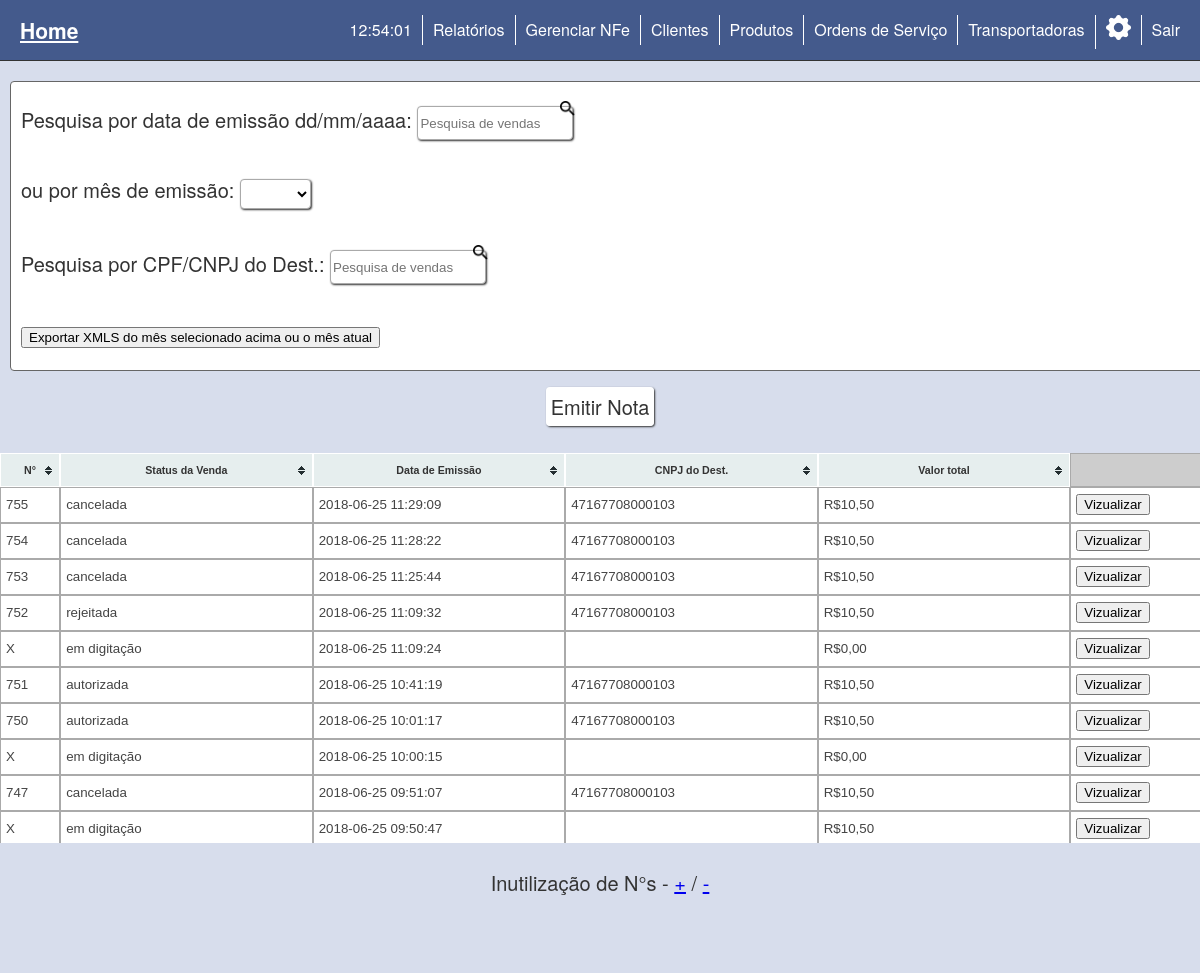
The app's page /old_v/backup/venda_lista_nfe.php (signed in) with its own data.
### tables this page shows
CREATE TABLE `tab_nfe` (
  `id_nfe` int(11) NOT NULL,
  `num_nfe` int(11) NOT NULL,
  `id_cliente` int(11) NOT NULL,
  `id_retirada` int(11) NOT NULL,
  `id_entrega` int(11) NOT NULL,
  `uf_nfe` int(11) DEFAULT '33',
  `cod_numero_nfe` bigint(8) NOT NULL,
  `nop_nfe` varchar(60) NOT NULL,
  `forma_pagamento` int(11) DEFAULT '0',
  `modelo_nfe` int(11) DEFAULT NULL,
  `serie_nfe` int(11) DEFAULT NULL,
  `data_emis_nfe` datetime DEFAULT NULL,
  `data_hora_saida_entrada_nfe` datetime DEFAULT NULL,
  `tipo_documento_nfe` int(11) DEFAULT '1',
  `destino_operacao_nfe` int(11) DEFAULT '1',
  `cod_municipio_ocorrencia_nfe` varchar(7) DEFAULT '3305109',
  `nfref_nfe` text NOT NULL,
  `formato_danfe_nfe` int(11) NOT NULL DEFAULT '4',
  `forma_emissao_nfe` int(11) DEFAULT '1',
  `cod_dv_nfe` int(11) NOT NULL,
  `ambiente_nfe` int(11) NOT NULL,
  `finalidade_emissao_nfe` int(11) DEFAULT '1',
  `comprador_final_nfe` int(11) NOT NULL DEFAULT '1',
  `presenca_comprador_nfe` int(11) NOT NULL DEFAULT '1',
  `procemi_nfe` int(11) NOT NULL DEFAULT '0',
  `verproc_nfe` varchar(20) NOT NULL DEFAULT '0.5',
  `status_venda_nfe` varchar(50) NOT NULL,
  `val_total_nfe` decimal(6,2) NOT NULL,
  `id_transp_nfe` int(11) NOT NULL,
  `mod_frete` tinyint(1) DEFAULT '9',
  `tipo_doc_transp_nfe` tinyint(1) NOT NULL,
  `cod_antt_nfe` varchar(60) NOT NULL,
  `placa_veic_nfe` varchar(10) NOT NULL,
  `uf_veic_nfe` varchar(2) NOT NULL,
  `qtd_vol_nfe` decimal(16,4) NOT NULL,
  `especie_vol_nfe` varchar(60) NOT NULL,
  `marca_vol_nfe` varchar(60) NOT NULL,
  `num_vol_nfe` int(11) NOT NULL,
  `peso_bruto_nfe` decimal(16,4) NOT NULL,
  `peso_liq_nfe` decimal(16,4) NOT NULL,
  `val_transp_nfe` decimal(15,2) DEFAULT '0.00',
  `tipo_pg_nfe` varchar(2) DEFAULT NULL,
  `val_pg_nfe` decimal(20,2) DEFAULT NULL,
  `cnpj_oper_nfe` varchar(14) DEFAULT NULL,
  `bandeira_pg_nfe` tinyint(2) DEFAULT NULL,
  `cod_aut_pg_nfe` varchar(30) DEFAULT NULL,
  `inf_ad_fisco_nfe` text NOT NULL,
  `inf_ad_compl_nfe` text NOT NULL
);

CREATE TABLE `tab_xml` (
  `id_xml` int(11) NOT NULL,
  `id_venda` int(11) NOT NULL,
  `chave_xml` varchar(255) NOT NULL,
  `protocolo_xml` varchar(100) NOT NULL,
  `finalidade_xml` varchar(40) NOT NULL,
  `tipo_xml` varchar(40) NOT NULL,
  `conteudo_xml` text NOT NULL,
  `assinado_xml` tinyint(1) DEFAULT NULL,
  `valido_xml` tinyint(1) NOT NULL,
  `transmitido_xml` tinyint(1) NOT NULL,
  `rejeitado_xml` tinyint(1) NOT NULL,
  `cancelado_xml` tinyint(1) NOT NULL,
  `inutilizado_xml` tinyint(1) NOT NULL
);

### old_v/backup/php/querys.php (called while the page is built, shortened)
<?php
	function xml_venda($pdo,$venda){
		$select = $pdo->query("SELECT * FROM tab_xml WHERE id_venda = '".$venda."' ");
		return $select->fetchAll();
	}
	function venda_all_nfe($pdo){
		try{
			$select = $pdo->query("SELECT * FROM tab_nfe WHERE modelo_nfe = '55' ORDER BY data_emis_nfe DESC");
		return $select->fetchAll();
		}catch (PDOException $e) {
			print "Error!: " . $e->getMessage() . "<br/>";
	    	die();
		}
	}
?>

### old_v/backup/venda_lista_nfe.php (the view, shortened to what this page needs)
<?php
	include "php/conection.php";
	include "php/querys.php";
	$data = 0;
	$doc = 0;
	if(isset($_POST['data']) && $_POST['data'] != NULL){
		$venda_all = venda_data_nfe($pdo,$_POST['data']);
		$data = 1;
	}else {
		$venda_all = venda_all_nfe($pdo);
	}
	if($data == 0){
		if(isset($_POST['doc']) && $_POST['doc'] != NULL){
			$select = $pdo->query("SELECT * FROM tab_cliente WHERE cpf_cnpj_cliente = '".$_POST['doc']."' ");
			$select = $select->fetchAll();
			$venda_all = $pdo->query("SELECT * FROM tab_nfe WHERE id_cliente = '".$select[0]['id_cliente']."' AND modelo_nfe = '55' ");
			$doc = 1;
		}else {
			$venda_all = venda_all_nfe($pdo);
		}
	}
	if($data == 0 && $doc == 0){
		if(isset($_POST['mes']) && $_POST['mes'] != NULL){
			$venda_all = venda_mensal_nfe($pdo,$_POST['mes']);
		}else {
			$venda_all = venda_all_nfe($pdo);
		}
	}
?>
<!DOCTYPE html>
<html moznomarginboxes mozdisallowselectionprint>
  <head>
    <link rel="stylesheet" type="text/css" href="css/css_section.css" />
    <link rel="stylesheet" type="text/css" href="css/css_menu.css" />
    <link rel="stylesheet" type="text/css" href="css/ativos.css" />
    <link rel="stylesheet" type="text/css" href="js/tema/style.css" />
  </head>
  <?php include "menu_links.php";?>
    <section id="cadastro">
    <center>
    	<article id="op" class="grupo" style="width: 1180px">
    		<br />
			<form style="position: relative; float: left" action="venda_lista_nfe.php" method="post" >
				<div id="search">
					<span>
						Pesquisa por data de emissão dd/mm/aaaa:
					</span>
					<input type="text" name="data" id="pesquisa_2" placeholder="Pesquisa de vendas" autofocus />
					<img src="assets/images/lupa.png" id="pesquisa_img">
				</div>
			</form>
			<br /><br /><br />
			<form style="position: relative; float: left" action="venda_lista_nfe.php" id="form_mes" method="post">
				<div id="search">
					<span>
						ou por mês de emissão:
					</span>
					<select onchange="$('#form_mes').submit();" style="border: 0; width: auto" name="mes" id="pesquisa_2"/>
						<option></option>
						<option>11/2016</option>
				</div>
			</form>
			<br /><br /><br />
			<form style="position: relative; float: left" action="venda_lista_nfe.php" method="post">
				<div id="search">
					<span>
						Pesquisa por CPF/CNPJ do Dest.:
					</span>
					<input type="text" name="doc" id="pesquisa_3" placeholder="Pesquisa de vendas"/>
					<img src="assets/images/lupa.png" id="pesquisa_img">
				</div>
			</form>
			<br /><br /><br />
			<form style="position: relative; float: left" method="POST" action="php/exporta_xml_massa_nfe.php">
				<button type="submit">Exportar XMLS do mês selecionado acima ou o mês atual</button>
			</form>
			<br /><br />
		</article>
	</center>
	<br />
	<span>
		<a href="cadastra_venda_pre_nfe_form.php" class="interno">Emitir Nota</a>
	</span>
    <br /><br />
    	<div class="corpo_venda" style="height: 400px; width: 1205px; overflow: auto;">
    		<table id="lista" class="tablesorter">
    			<thead>
	    			<tr id="lista_titulo" style="text-align: center">
	    				<th style="width: 40px">
	    					N°
	    				</th>
	    				<th style="width: 200px">
	    					Status da Venda
	    				</th>
	    				<th style="width: 200px;">
	    					Data de Emissão
	    				</th>
	    				<th style="width: 200px">
	    					CNPJ do Dest.
	    				</th>
	    				<th style="width: 200px">
	    					Valor total
	    				</th>
	    				<td style="width: 100px">
	    				</td>
	    			</tr>
	    		</thead>
	    		<tbody>
		    		<?php $cont = 0; foreach($venda_all as $index=>$key) { ?>
		    			<?php
		    				$xml = xml_venda($pdo,$key['id_nfe']);
		    				if($xml!=array()){
								$xml_1 = simplexml_load_string($xml[0]['conteudo_xml']);
								if($xml[0]['transmitido_xml']!=0){
									$num = $xml_1->NFe->infNFe->ide->nNF;
									if($xml_1->NFe->infNFe->dest->CNPJ!=0){
										$cnpj_cpf = $xml_1->NFe->infNFe->dest->CNPJ;
									}else{
										$cnpj_cpf = $xml_1->NFe->infNFe->dest->CPF;
									}
									$sit = "autorizada";
								}else{
									$num = $xml_1->infNFe->ide->nNF;
									if($xml_1->infNFe->dest->CNPJ!=0){
										$cnpj_cpf = $xml_1->infNFe->dest->CNPJ;
									}else{
										$cnpj_cpf = $xml_1->infNFe->dest->CPF;
									}
								}
								if($xml[0]['inutilizado_xml']!=0){
									$sit = "inutilizada";
								}else if($xml[0]['cancelado_xml']!=0){
									$sit = "cancelada";
								}else if($xml[0]['rejeitado_xml']!=0){
									$sit = "rejeitada";
								}else if($xml[0]['transmitido_xml']!=0){
									$sit = "autorizada";
								}else if($xml[0]['valido_xml']!=0){
									$sit = "validada";
								}else if($xml[0]['assinado_xml']!=0){
									$sit = "assinada";
								}else{
									$sit = "em digitação";
								}
		    				}else{
		    					$num = 'X';
								$doc = $pdo->query("SELECT * FROM tab_cliente WHERE id_cliente = '".$key['id_cliente']."' ");
								$doc = $doc->fetchAll();
								@$cnpj_cpf = $doc[0]['cpf_cnpj_cliente'];
								$sit = "em digitação";
		    				}
		    			?>
		    			<tr id="lista_content">
		    				<td>
		    					<?php echo $num ?>
		    				</td>
		    				<td>
		    					<?php echo $sit ?>
		    				</td>
		    				<td>
		    					<?php echo $key['data_emis_nfe'] ?>
		    				</td>
		    				<td>
		    					<?php echo $cnpj_cpf ?>
		    				</td>
		    				<td>
		    					R$<?php echo number_format($key['val_total_nfe'], 2, ',', '.'); ?>
		    				</td>
		    				<td>
		    					<form action="cadastra_venda_pos_nfe_form.php" method="get">
		    						<button type="submit">Vizualizar</button>
		    					</form>
		    				</td>
		    			</tr>
		    		<?php } ?>
		    	</tbody>
    		</table>
    	</div>
    	<br /><br />
    	<label id="titulo" for="cliente">Inutilização de N°s -
    		<a href="javascript:void(0);" onclick="$('#inutil').show();">+</a>
    		/
    		<a href="javascript:void(0);" onclick="$('#inutil').hide();">-</a>
    	</label>
    </section>
  </body>
</html>

### css/css_section.css (style rules this page uses)
section { padding: 80px 20px 50px; border-top: 1px solid #ccc; font-size: 20px; line-height: 24px; text-align: center; }
section:after { content: ""; display: block; clear: both; }
section img { width: 44%; margin: 0 0 10px 4%; }

### css/css_menu.css (style rules this page uses)
html, body, div, span, applet, object, iframe, h1, h2, h3, h4, h5, h6, hr, p, blockquote, pre, a, abbr, acronym, address, big, cite, code, del, dfn, em, font, img, ins, kbd, q, s, samp, small, strike, strong, sub, sup, tt, var, b, u, i, center, dl, dt, dd, ol, ul, li, fieldset, form, label, legend, table, caption, tbody, tfoot, thead, tr, th, td { margin:0; padding:0; border:0; background:transparent; }
body { width:100%; font-family: "Helvetica Neue", Helvetica, Arial, sans-serif; color: #333; text-shadow: 0 1px 0 #fff; background: #D7DDEC; }
input[type=text], input[type=password] { border-radius:4px; -moz-border-radius:4px; -webkit-border-radius:4px; box-shadow: 1px 1px 2px #333333; -moz-box-shadow: 1px 1px 2px #333333; -webkit-box-shadow: 1px 1px 2px #333333; background: #fff; border:1px solid #000000; width:150px; height:30px; }
select { border-radius:4px; -moz-border-radius:4px; -webkit-border-radius:4px; box-shadow: 1px 1px 2px #333333; -moz-box-shadow: 1px 1px 2px #333333; -webkit-box-shadow: 1px 1px 2px #333333; background: #fff; border:0px solid #000000; width:150px; height:30px; }

### css/ativos.css (style rules this page uses)
* { text-shadow: none !important; }
#cadastro { padding: 80px 00px 50px; border-top: 1px solid #ccc; line-height: 24px; text-align: center; }
#cadastro form input { border: 1px solid #aaa; }
#cadastro form select { border: 1px solid #aaa !important; }
.corpo_venda { display: inline-block; max-width: 1300px; margin: 0 auto; text-align: left; }
#titulo { margin: 0px 10px 0px; }
.grupo { border: 1px solid #666; padding: 0px 10px 0px; margin: 0px 10px 0px; background: #fff; border-radius:4px; -moz-border-radius:4px; -webkit-border-radius:4px; }
td, th { border: 1px solid #aaa; }
.interno { padding: 5px; border: 0px solid #333; background: #fff; border-radius:4px; -moz-border-radius:4px; -webkit-border-radius:4px; box-shadow: 1px 1px 2px #333333; -moz-box-shadow: 1px 1px 2px #333333; -webkit-box-shadow: 1px 1px 2px #333333; }
.interno:link { text-decoration: none; color: #333; }
#lista { border-spacing: 0; border-collapse: separate; font-size: 10pt; }
#lista #lista_content td { background: #fff; color: #444; }
#lista #lista_content td { padding: 5px; }
#lista #lista_titulo td { padding: 5px; }
#search { margin-right: 10px; }
#pesquisa_img { position:absolute; bottom:14px; right:8px; width:15px; height:15px; }

### js/tema/style.css (style rules this page uses)
table.tablesorter { font-family:arial; background-color: #CDCDCD; margin:10px 0pt 15px; font-size: 8pt; width: 100%; text-align: left; }
table.tablesorter thead tr th, table.tablesorter tfoot tr th { background-color: #e6EEEE; border: 1px solid #FFF; font-size: 8pt; padding: 4px; }
table.tablesorter thead tr .header { background-image: url(bg.gif); background-repeat: no-repeat; background-position: center right; cursor: pointer; }
table.tablesorter tbody td { color: #3D3D3D; padding: 4px; background-color: #FFF; vertical-align: top; }

### records on screen
tab_nfe: num "755", tab_xml.cancelado_xml "cancelada", data_emis_nfe "2018-06-25 11:29:09", cnpj_cpf "47167708000103", val_total_nfe "10,50"
tab_nfe: num "754", tab_xml.cancelado_xml "cancelada", data_emis_nfe "2018-06-25 11:28:22", cnpj_cpf "47167708000103", val_total_nfe "10,50"
tab_nfe: num "753", tab_xml.cancelado_xml "cancelada", data_emis_nfe "2018-06-25 11:25:44", cnpj_cpf "47167708000103", val_total_nfe "10,50"
tab_nfe: num "752", tab_xml.rejeitado_xml "rejeitada", data_emis_nfe "2018-06-25 11:09:32", cnpj_cpf "47167708000103", val_total_nfe "10,50"
tab_nfe: num "X", sit "em digitação", data_emis_nfe "2018-06-25 11:09:24", val_total_nfe "0,00"
tab_nfe: num "751", tab_xml.transmitido_xml "autorizada", data_emis_nfe "2018-06-25 10:41:19", cnpj_cpf "47167708000103", val_total_nfe "10,50"
tab_nfe: num "750", tab_xml.transmitido_xml "autorizada", data_emis_nfe "2018-06-25 10:01:17", cnpj_cpf "47167708000103", val_total_nfe "10,50"
tab_nfe: num "X", sit "em digitação", data_emis_nfe "2018-06-25 10:00:15", val_total_nfe "0,00"
tab_nfe: num "747", tab_xml.cancelado_xml "cancelada", data_emis_nfe "2018-06-25 09:51:07", cnpj_cpf "47167708000103", val_total_nfe "10,50"
tab_nfe: num "X", sit "em digitação", data_emis_nfe "2018-06-25 09:50:47", val_total_nfe "10,50"
